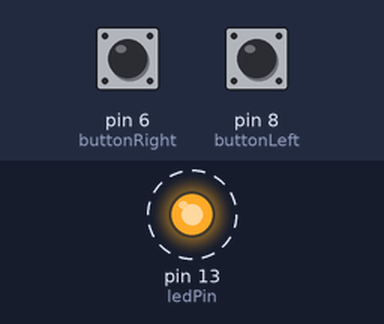
The sketch below on a simulated Arduino Pro Mini, built with avr-gcc and run on an emulated ATmega328P. Shown: output pins drawn as LEDs (lit = HIGH). Dashed ring = blinking. Inputs (shaded band) come from the test bench; at power-on: pin 6 (buttonRight) HIGH, pin 8 (buttonLeft) HIGH. What the sketch prints to the serial monitor is not drawn.

Above: at 0.05 s.
Timing chart, 0 to 3.0 s (numbered marks = the images above):
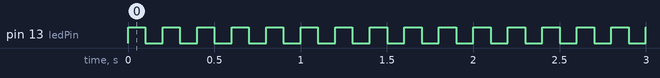

The sketch:

timer1_2buttons.ino
```cpp
// (licence header left out)
#define ledPin 13
#define buttonLeft 8
#define buttonRight 6

volatile int value = 0;
int oldvalue = -999;

void setupTimer1() {
  noInterrupts();
  // Clear registers
  TCCR1A = 0;
  TCCR1B = 0;
  TCNT1 = 0;

  // 10 Hz (16000000/((6249+1)*256))
  OCR1A = 6249;
  // CTC
  TCCR1B |= (1 << WGM12);
  // Prescaler 256
  TCCR1B |= (1 << CS12);
  // Output Compare Match A Interrupt Enable
  TIMSK1 |= (1 << OCIE1A);
  interrupts();
}

void setup() {
  Serial.begin(9600);
  pinMode(ledPin, OUTPUT);
  pinMode(buttonLeft,INPUT_PULLUP); // left button
  pinMode(buttonRight,INPUT_PULLUP); // right button
  setupTimer1();
}

void loop() {
  int v;
  noInterrupts();
  v = value;
  interrupts();
  if(v!=oldvalue) {
    Serial.println(v);
    oldvalue = v;
  }
}

ISR(TIMER1_COMPA_vect) {
  digitalWrite(ledPin, digitalRead(ledPin) ^ 1);

  // left button
  if(digitalRead(buttonLeft)==false) {
    value--;
  }
  // right button
  if(digitalRead(buttonRight)==false) {
    value++;
  }
}
```

Measured:
- by itself, pin 13 (ledPin): alternates HIGH for 0.10 s and LOW for 0.10 s
